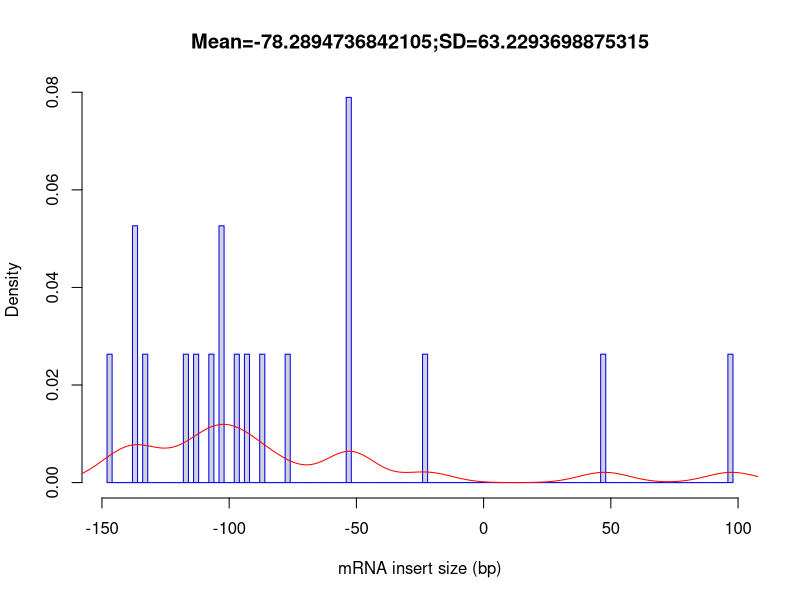

Here is the R script that generated this plot:
out_file = 'Mmus_BAL-TAL_RRTN_BSL_Rep3_B9'
pdf('Mmus_BAL-TAL_RRTN_BSL_Rep3_B9.inner_distance_plot.pdf')
fragsize=rep(c(-147.5,-142.5,-137.5,-132.5,-127.5,-122.5,-117.5,-112.5,-107.5,-102.5,-97.5,-92.5,-87.5,-82.5,-77.5,-72.5,-67.5,-62.5,-57.5,-52.5,-47.5,-42.5,-37.5,-32.5,-27.5,-22.5,-17.5,-12.5,-7.5,-2.5,2.5,7.5,12.5,17.5,22.5,27.5,32.5,37.5,42.5,47.5,52.5,57.5,62.5,67.5,72.5,77.5,82.5,87.5,92.5,97.5,102.5,107.5,112.5,117.5,122.5,127.5,132.5,137.5,142.5,147.5,152.5,157.5,162.5,167.5,172.5,177.5,182.5,187.5,192.5,197.5,202.5,207.5,212.5,217.5,222.5,227.5,232.5,237.5,242.5,247.5,252.5,257.5,262.5,267.5,272.5,277.5,282.5,287.5,292.5,297.5,302.5,307.5,312.5,317.5,322.5,327.5,332.5,337.5,342.5,347.5),times=c(1,0,2,1,0,0,1,1,1,2,1,1,1,0,1,0,0,0,0,3,0,0,0,0,0,1,0,0,0,0,0,0,0,0,0,0,0,0,0,1,0,0,0,0,0,0,0,0,0,1,0,0,0,0,0,0,0,0,0,0,0,0,0,0,0,0,0,0,0,0,0,0,0,0,0,0,0,0,0,0,0,0,0,0,0,0,0,0,0,0,0,0,0,0,0,0,0,0,0,0))
frag_sd = sd(fragsize)
frag_mean = mean(fragsize)
frag_median = median(fragsize)
write(x=c("Name","Mean","Median","sd"), sep="	", file=stdout(),ncolumns=4)
write(c(out_file,frag_mean,frag_median,frag_sd),sep="	", file=stdout(),ncolumns=4)
hist(fragsize,probability=T,breaks=100,xlab="mRNA insert size (bp)",main=paste(c("Mean=",frag_mean,";","SD=",frag_sd),collapse=""),border="blue")
lines(density(fragsize,bw=10),col='red')
dev.off()
